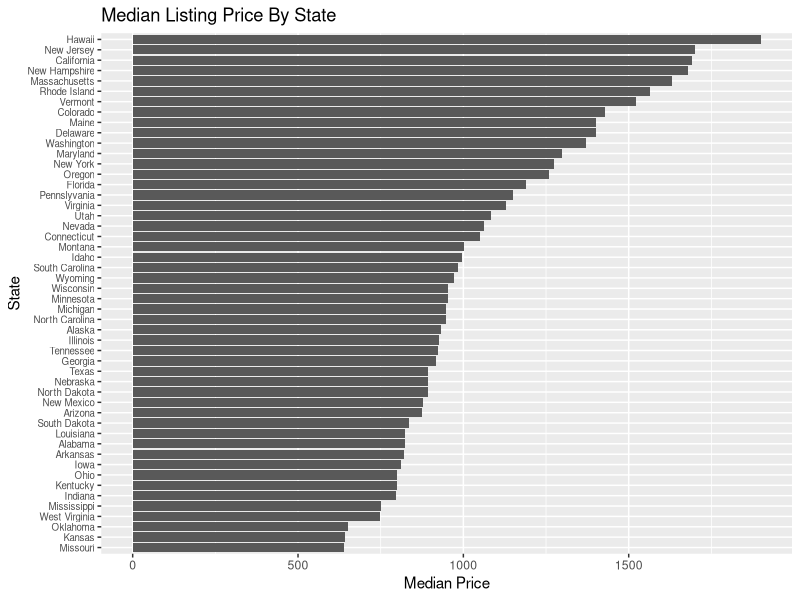

Write the R code that produced this figure.
## ---- chunk 1
knitr::opts_chunk$set(echo = TRUE)
library(tidyverse)
## ---- chunk 2
data <- read_csv("housingSubset.csv")
data2 <- data %>%
  filter(price > 5) %>%
  filter(state != "dc") %>%
  mutate(pets_allowed = ifelse(cats_allowed == 1 & dogs_allowed == 1, 1, 0))

data2 %>%
  group_by(`State Name`) %>%
  summarize(MedianPrice = median(price)) %>%
  ggplot() + geom_bar(aes(x = reorder(`State Name`, MedianPrice), y = MedianPrice), stat = "identity") + coord_flip() + labs(y = "Median Price", x = "State", title = "Median Listing Price By State ") + theme(axis.text.y = element_text(size = 7))
